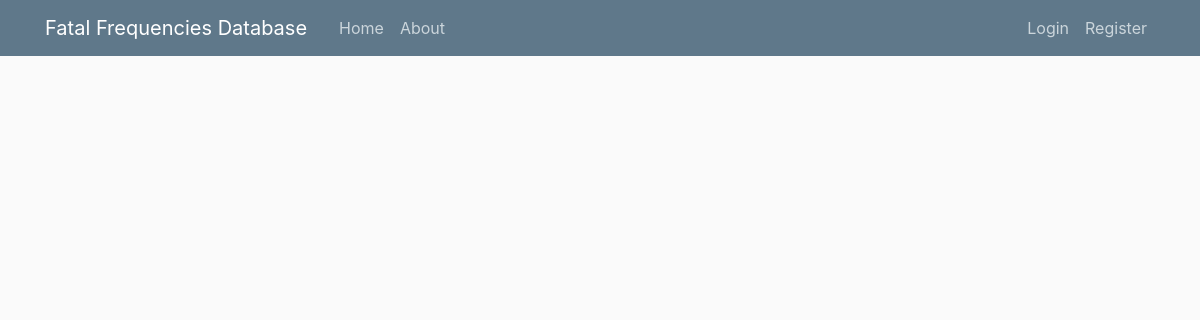
Page /home on the earlier database version.
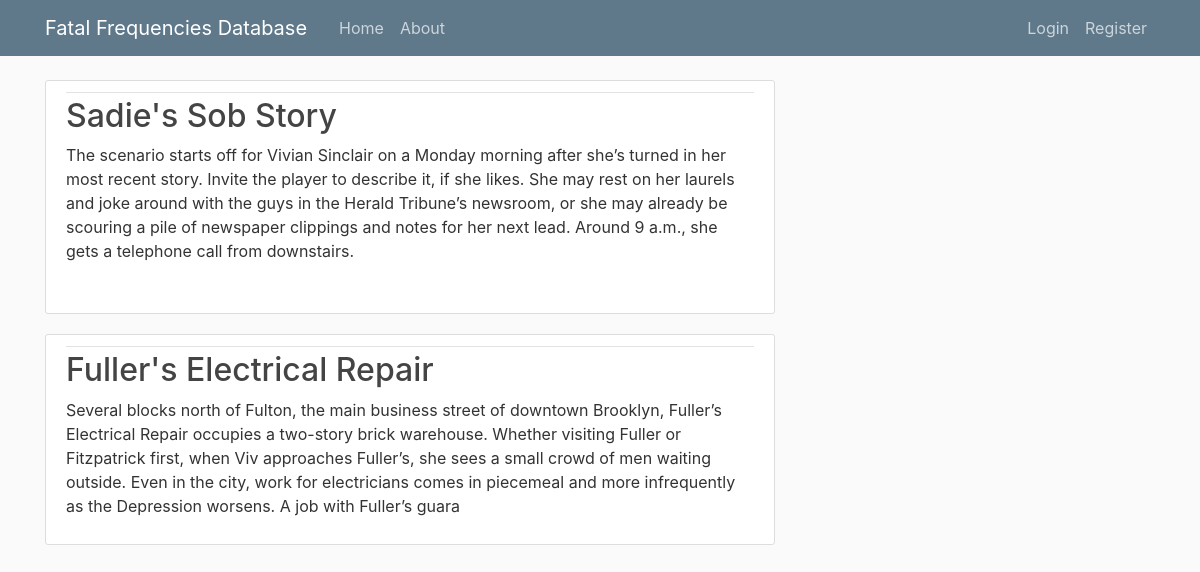
Same page on the later database version.
### flaskblog/models.py (models this page shows, shortened)
class Post(db.Model):
    id = db.Column(db.Integer, primary_key=True)
    title = db.Column(db.String(100), nullable=False)
    date_posted = db.Column(db.DateTime, nullable=False, default=datetime.utcnow)
    content = db.Column(db.Text, nullable=False)
    user_id = db.Column(db.Integer, db.ForeignKey('user.id'), nullable=False)

### flaskblog/routes.py (the view)
@app.route("/")
@app.route("/home")
def home():
    posts = Post.query.all()
    return render_template('home.html', posts=posts)

### flaskblog/templates/home.html
{% extends "layout.html" %}
{% block content %}
    {% for post in posts %}
        <article class="media content-section">
          <div class="media-body">
            <div class="article-metadata">
            </div>
            <h2><a class="article-title" href="{{ url_for('post', post_id=post.id) }}">{{ post.title }}</a></h2>
            <p class="article-content">{{ post.content[0:400] }}</p>
          </div>
        </article>
    {% endfor %}
{% endblock content %}

### flaskblog/templates/layout.html (shortened to what this page needs)
<!DOCTYPE html>
<html>
<head>
    <link rel="stylesheet" href="https://maxcdn.bootstrapcdn.com/bootstrap/4.0.0/css/bootstrap.min.css">
    <link rel="stylesheet" type="text/css" href="{{ url_for('static', filename='main.css') }}">
</head>
<body>
    <header class="site-header">
      <nav class="navbar navbar-expand-md navbar-dark bg-steel fixed-top">
        <div class="container">
          <a class="navbar-brand mr-4" href="/">Fatal Frequencies Database</a>
          <div class="collapse navbar-collapse" id="navbarToggle">
            <div class="navbar-nav mr-auto">
              <a class="nav-item nav-link" href="{{ url_for('home') }}">Home</a>
              <a class="nav-item nav-link" href="{{ url_for('about') }}">About</a>
            </div>
            <div class="navbar-nav">
              {% if current_user.is_authenticated %}
                <a class="nav-item nav-link" href="{{ url_for('new_post') }}">New Scene</a>
                <a class="nav-item nav-link" href="{{ url_for('account') }}">Account</a>
                <a class="nav-item nav-link" href="{{ url_for('logout') }}">Logout</a>
              {% else %}
                <a class="nav-item nav-link" href="{{ url_for('login') }}">Login</a>
                <a class="nav-item nav-link" href="{{ url_for('register') }}">Register</a>
              {% endif %}
            </div>
          </div>
        </div>
      </nav>
    </header>
    <main role="main" class="container">
      <div class="row">
        <div class="col-md-8">
          {% block content %}{% endblock %}
        </div>
    </main>
</body>
</html>

### flaskblog/static/main.css (style rules this page uses)
body { background: #fafafa; color: #333333; margin-top: 5rem; }
h1, h2, h3, h4, h5, h6 { color: #444444; }
.bg-steel { background-color: #5f788a; }
.site-header .navbar-nav .nav-link { color: #cbd5db; }
.content-section { background: #ffffff; padding: 10px 20px; border: 1px solid #dddddd; border-radius: 3px; margin-bottom: 20px; }
.article-title { color: #444444; }
.article-content { white-space: pre-line; }
.article-metadata { padding-bottom: 1px; margin-bottom: 4px; border-bottom: 1px solid #e3e3e3 }

Differences in the rows shown:
added Post: title "Sadie's Sob Story", content "The scenario starts off for Vivian Sinclair on a Monday morning after she’s turned in her most recent story. Invite the player to describe it, if she likes. She may rest on her laurels and joke around with the guys in the Herald Tribune’s newsroom, or she may already be scouring a pile of newspaper clippings and notes for her next lead. Around 9 a.m., she gets a telephone call from downstairs."
added Post: title "Fuller's Electrical Repair", content "Several blocks north of Fulton, the main business street of downtown Brooklyn, Fuller’s Electrical Repair occupies a two-story brick warehouse. Whether visiting Fuller or Fitzpatrick first, when Viv approaches Fuller’s, she sees a small crowd of men waiting outside. Even in the city, work for electricians comes in piecemeal and more infrequently as the Depression worsens. A job with Fuller’s guara"
